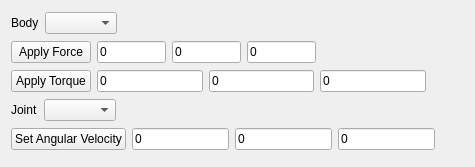
<?xml version="1.0" encoding="UTF-8"?>
<ui version="4.0">
 <class>Form</class>
 <widget class="QWidget" name="Form">
  <property name="geometry">
   <rect>
    <x>0</x>
    <y>0</y>
    <width>475</width>
    <height>167</height>
   </rect>
  </property>
  <property name="windowTitle">
   <string>Form</string>
  </property>
  <layout class="QVBoxLayout" name="verticalLayout">
   <item>
    <layout class="QHBoxLayout" name="horizontalLayout_4">
     <item>
      <widget class="QLabel" name="label">
       <property name="text">
        <string>Body</string>
       </property>
      </widget>
     </item>
     <item>
      <widget class="QComboBox" name="bodyComboBox"/>
     </item>
     <item>
      <spacer name="horizontalSpacer_3">
       <property name="orientation">
        <enum>Qt::Horizontal</enum>
       </property>
       <property name="sizeHint" stdset="0">
        <size>
         <width>40</width>
         <height>20</height>
        </size>
       </property>
      </spacer>
     </item>
    </layout>
   </item>
   <item>
    <layout class="QHBoxLayout" name="horizontalLayout_2">
     <item>
      <widget class="QPushButton" name="applyForceButton">
       <property name="text">
        <string>Apply Force</string>
       </property>
      </widget>
     </item>
     <item>
      <widget class="QLineEdit" name="forceXLineEdit">
       <property name="text">
        <string>0</string>
       </property>
      </widget>
     </item>
     <item>
      <widget class="QLineEdit" name="forceYLineEdit">
       <property name="text">
        <string>0</string>
       </property>
      </widget>
     </item>
     <item>
      <widget class="QLineEdit" name="forceZLineEdit">
       <property name="text">
        <string>0</string>
       </property>
      </widget>
     </item>
     <item>
      <spacer name="horizontalSpacer">
       <property name="orientation">
        <enum>Qt::Horizontal</enum>
       </property>
       <property name="sizeHint" stdset="0">
        <size>
         <width>187</width>
         <height>20</height>
        </size>
       </property>
      </spacer>
     </item>
    </layout>
   </item>
   <item>
    <layout class="QHBoxLayout" name="horizontalLayout">
     <item>
      <widget class="QPushButton" name="applyTorqueButton">
       <property name="text">
        <string>Apply Torque</string>
       </property>
      </widget>
     </item>
     <item>
      <widget class="QLineEdit" name="torqueXLineEdit">
       <property name="text">
        <string>0</string>
       </property>
      </widget>
     </item>
     <item>
      <widget class="QLineEdit" name="torqueYLineEdit">
       <property name="text">
        <string>0</string>
       </property>
      </widget>
     </item>
     <item>
      <widget class="QLineEdit" name="torqueZLineEdit">
       <property name="text">
        <string>0</string>
       </property>
      </widget>
     </item>
     <item>
      <spacer name="horizontalSpacer_2">
       <property name="orientation">
        <enum>Qt::Horizontal</enum>
       </property>
       <property name="sizeHint" stdset="0">
        <size>
         <width>40</width>
         <height>20</height>
        </size>
       </property>
      </spacer>
     </item>
    </layout>
   </item>
   <item>
    <layout class="QHBoxLayout" name="horizontalLayout_3">
     <item>
      <widget class="QLabel" name="label_2">
       <property name="text">
        <string>Joint</string>
       </property>
      </widget>
     </item>
     <item>
      <widget class="QComboBox" name="jointComboBox"/>
     </item>
     <item>
      <spacer name="horizontalSpacer_4">
       <property name="orientation">
        <enum>Qt::Horizontal</enum>
       </property>
       <property name="sizeHint" stdset="0">
        <size>
         <width>40</width>
         <height>20</height>
        </size>
       </property>
      </spacer>
     </item>
    </layout>
   </item>
   <item>
    <layout class="QHBoxLayout" name="horizontalLayout_5">
     <item>
      <widget class="QPushButton" name="setAngularVelocityButton">
       <property name="text">
        <string>Set Angular Velocity</string>
       </property>
      </widget>
     </item>
     <item>
      <widget class="QLineEdit" name="angularVelocityXLineEdit">
       <property name="text">
        <string>0</string>
       </property>
      </widget>
     </item>
     <item>
      <widget class="QLineEdit" name="angularVelocityYLineEdit">
       <property name="text">
        <string>0</string>
       </property>
      </widget>
     </item>
     <item>
      <widget class="QLineEdit" name="angularVelocityZLineEdit">
       <property name="text">
        <string>0</string>
       </property>
      </widget>
     </item>
     <item>
      <spacer name="horizontalSpacer_5">
       <property name="orientation">
        <enum>Qt::Horizontal</enum>
       </property>
       <property name="sizeHint" stdset="0">
        <size>
         <width>40</width>
         <height>20</height>
        </size>
       </property>
      </spacer>
     </item>
    </layout>
   </item>
  </layout>
 </widget>
 <resources/>
 <connections/>
</ui>
